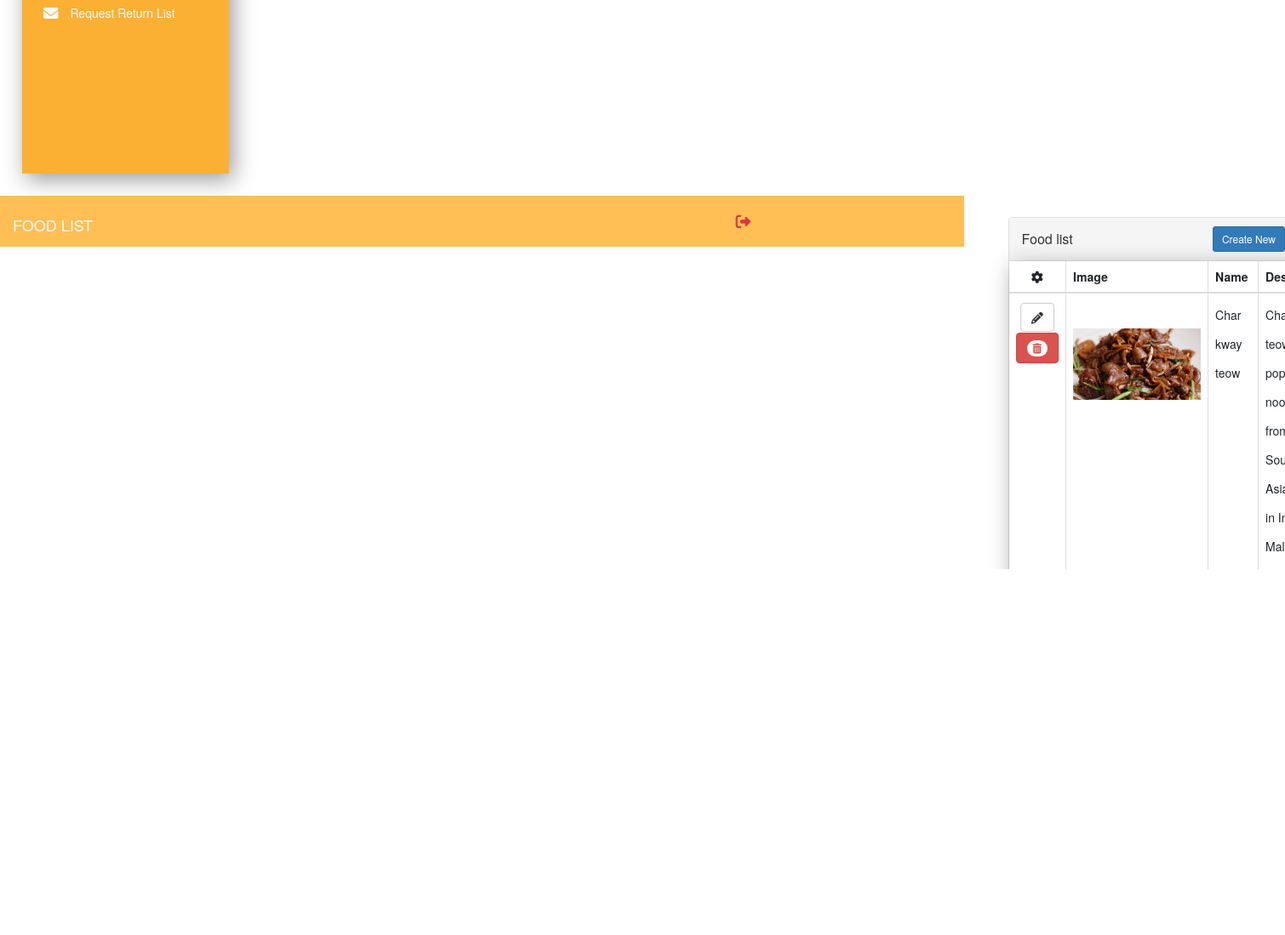
The page /Superadmin/food/food.php (middle part) on the database as committed earlier.
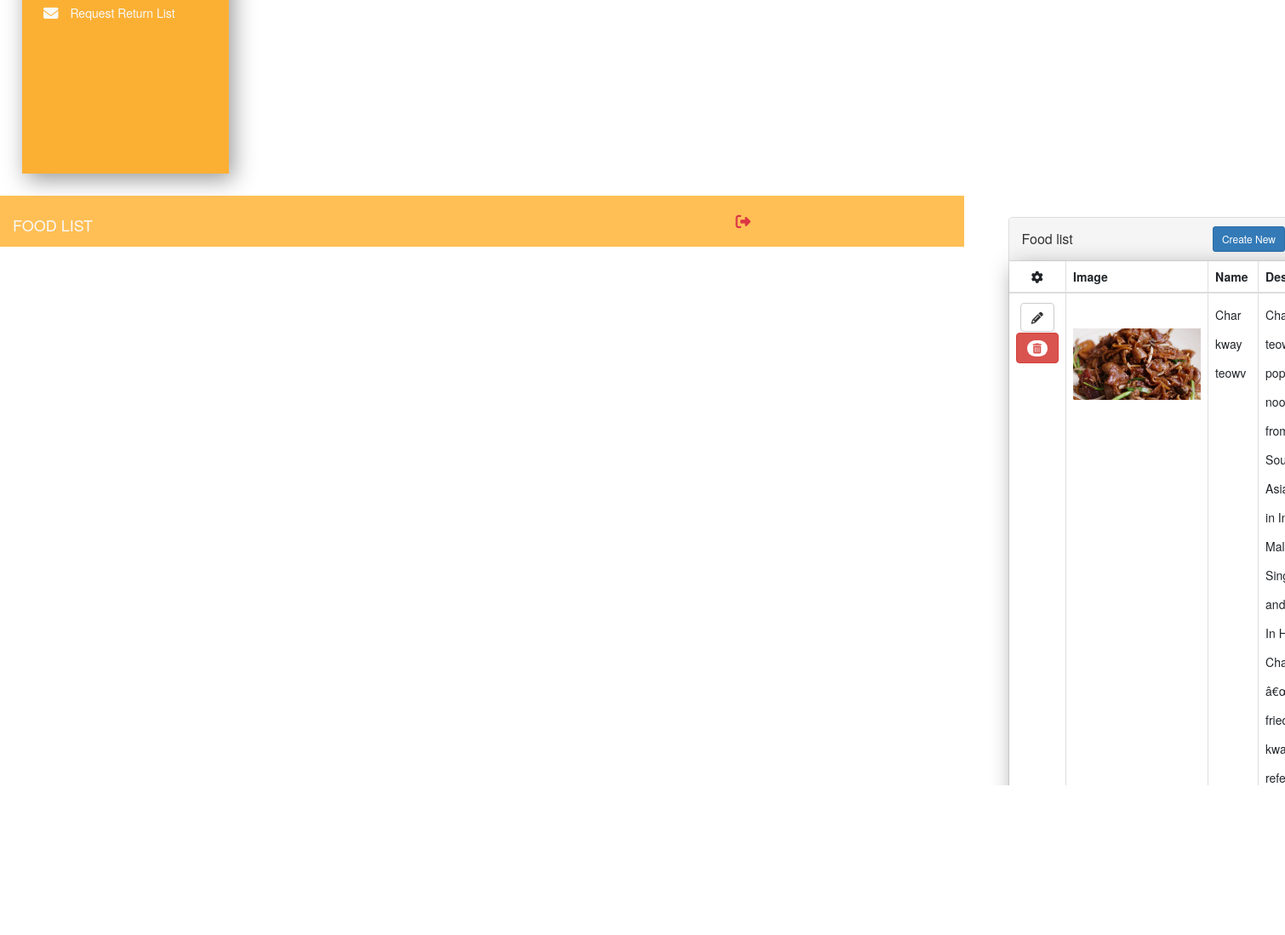
The same page on the database as committed later.
### tables this page shows
CREATE TABLE `food` (
  `f_id` int(11) NOT NULL,
  `cart_id` int(10) NOT NULL,
  `nameFood` varchar(255) NOT NULL,
  `description` varchar(255) NOT NULL,
  `imageFood` varchar(500) NOT NULL,
  `price` int(30) NOT NULL
);

### Superadmin/food/food.php (the view, shortened to what this page needs)
<!DOCTYPE html>
<html>
  <head>
      <link href="//maxcdn.bootstrapcdn.com/bootstrap/4.1.1/css/bootstrap.min.css" rel="stylesheet" id="bootstrap-css">
      <link href="https://cdnjs.cloudflare.com/ajax/libs/font-awesome/4.4.0/css/font-awesome.min.css" rel='stylesheet' type='text/css'>
      <link href="../../css/table.css" rel='stylesheet' type='text/css'>
  </head>
  <body>
    <?php
      require "foodnav/nav.php";
      $results_per_page = 6;
      if (!isset($_GET['page'])) {
        $page = 1;
      } else {
        $page = $_GET['page'];
      }
      $this_page_first_result = ($page-1)*$results_per_page;
      $sql='SELECT food.*,category.name,category.c_id
      FROM food
      LEFT JOIN category
      ON food.cart_id = category.c_id LIMIT ' . $this_page_first_result . ',' .  $results_per_page;
      $result = mysqli_query($conn, $sql);
    ?>
    <div class="col-lg-9 col-xl-10 col-md-8 ml-auto fixed-top py-2 top-navbar" style="background-color: #ffbf55;">
      <div class="row align-items-center">
        <div class="col-md-9">
          <h4 class="text-light text-uppercase mb-0">Food List</h4>
        </div>
        <div class="col-md-3">
          <ul class="navbar-nav">
            <li class="nav-item ml-md-auto ">
              <a href="../adminlognout.php" class="nav-link" onclick="return confirm('Are you sure?')"><i class="fa fa-sign-out text-danger fa-lg"></i></a>
            </li>
          </ul>
        </div>
      </div>
    </div>
    <div class="container" style="margin-top:3%;margin-left:30%;">
      <div class="row">
          <div class="col-md-10 col-md-offset-1">
              <div class="panel panel-default panel-table">
                <div class="panel-heading">
                  <div class="row">
                    <div class="col col-xs-6">
                      <h3 class="panel-title">Food list</h3>
                    </div>
                    <div class="col col-xs-6 text-right">
                    <a href="FoodList.php" class="btn btn-sm btn-primary btn-create" >Create New</a>
                    </div>
                  </div>
                </div>
                <div class="panel-body">
                  <table class="table table-bordered table-list" style="box-shadow: 5px 7px 25px #999;">
                    <thead>
                      <tr>
                          <th><em class="fa fa-cog"></em></th>
                          <th class="hidden-xs">Image</th>
                          <th>Name</th>
                          <th>Description</th>
                      </tr>
                    </thead>
                    <tbody>
                            <tr>
                            <?php
                              while($row = mysqli_fetch_array($result)) {
                            ?>
                              <td align="center">
                                <a class="btn btn-default" href ="FoodList2.php? f_id=<?php echo $row['f_id'];?>"><em class="fa fa-pencil"></em></a>
                                <a class="btn btn-danger" href="deleteFood.php?f_id=<?php echo $row['f_id']; ?>"onclick="return confirm('Sure Want Delete?')"><span class="new badge" data-badge-caption="" ><em class="fa fa-trash"></em></span></a>
                              </td>
                              <td><img src="<?php echo $row['imageFood']; ?>" alt="image" style="width:150px; height:150px;object-fit: contain;" ></td>
                              <td><?php echo $row['nameFood'];?></td>
                              <td><?php echo $row['description']; ?></td>
                            </tr>
                          </tbody>
                              <?php } ?>
                  </table>
                </div>
              </div>
            </div>
          </div>
        </div>
  </body>
</html>

Rows that differ between the two databases and show on the page:
changed food: nameFood "Char kway teow" → "Char kway teowv"
